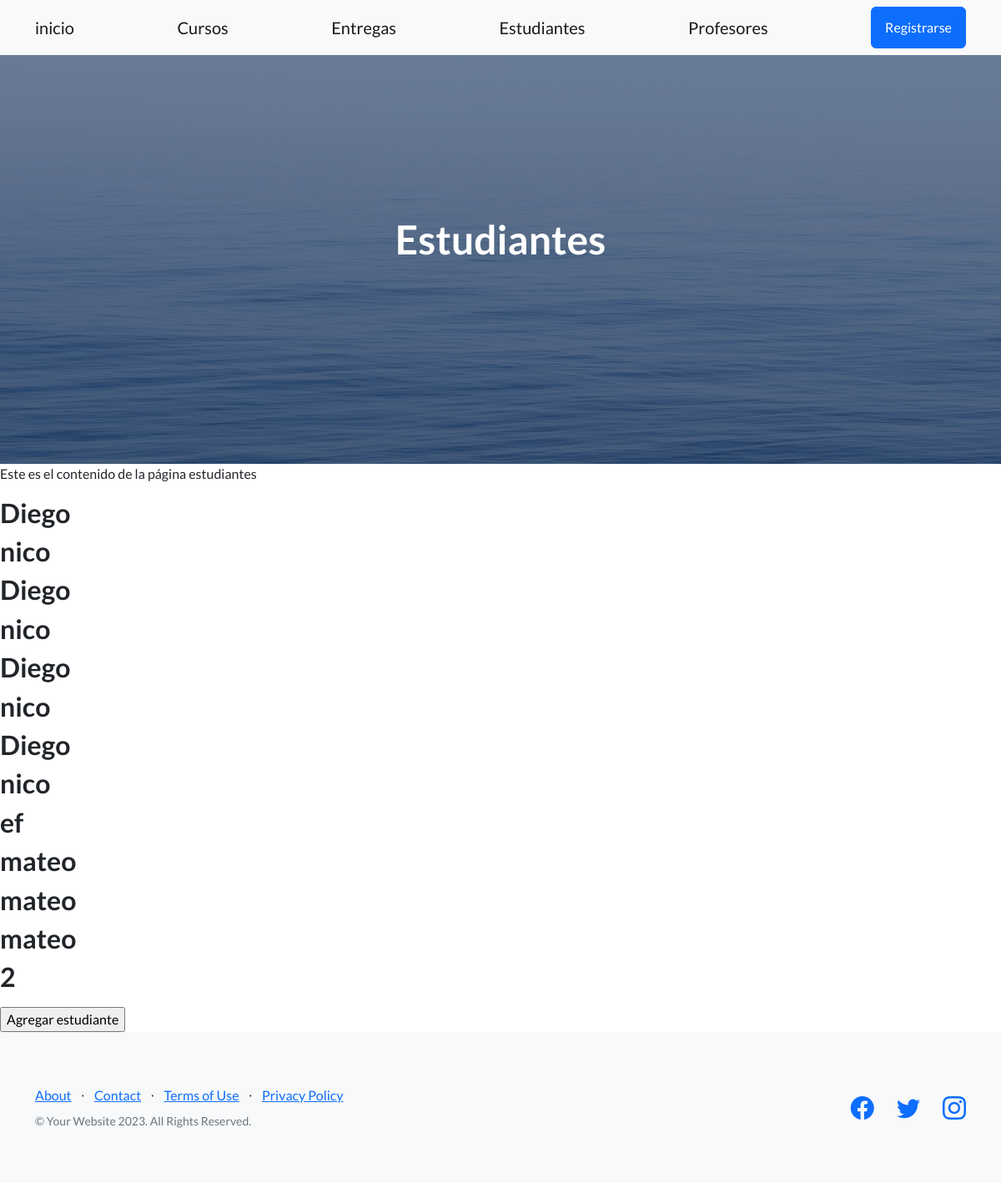
The page /AC/ver_estudiantes/ on the database its author committed.
### mi_app/models.py (models this page shows, shortened)
class Estudiantes(models.Model):
    nombre = models.CharField(max_length=50)
    apellido = models.CharField(max_length=50)
    edad = models.IntegerField()
    email = models.EmailField()

### mi_app/views.py (the view)
# urls.py: path("ver_estudiantes/", ver_estudiantes, name = "ver estudiantes"),
def ver_estudiantes(request):
    estudiantes = Estudiantes.objects.all()
    return render(request, "ver_estudiantes.html", {'estudiantes': estudiantes})

### mi_app/templates/ver_estudiantes.html
{% extends "padre.html" %}
{% block titulo %}
    Estudiantes
{% endblock %}
{% block parrafo %}
    <p>Este es el contenido de la página estudiantes</p>
    {% for estudiante in estudiantes %}
        <div>
            <h2>{{ estudiante.nombre }}</h2>
        </div>
    {% empty %}
        <p>No hay estudiantes disponibles.</p>
    {% endfor %}
    <p></p><input type="button" value="Agregar estudiante" onclick="location.href='{% url 'crear estudiante' %}'">
{% endblock %}
{% block barra %}
    <div class="container">
        <a class="navbar-brand" href="{% url 'home' %}">inicio</a>
        <a class="navbar-brand" href="{% url 'ver cursos' %}">Cursos</a>
        <a class="navbar-brand" href="{% url 'ver entregables' %}">Entregas</a>
        <a class="navbar-brand" href="{% url 'ver estudiantes' %}">Estudiantes</a>
        <a class="navbar-brand" href="{% url 'ver profesores' %}">Profesores</a>
        <a class="btn btn-primary" href="#signup">Registrarse</a>
    </div>
{% endblock%}

### mi_app/templates/padre.html (shortened to what this page needs)
<!DOCTYPE html>
<html lang="en">
    <head>
        {% load static %}
        <link href="https://cdn.jsdelivr.net/npm/bootstrap-icons@1.5.0/font/bootstrap-icons.css" rel="stylesheet" type="text/css" />
        <link href="{% static 'css/styles.css' %}" rel="stylesheet" />
    </head>
    <body>
        <nav class="navbar navbar-light bg-light static-top">
            {% block barra %}
            {% endblock %}
        </nav>
        <header class="masthead">
            <div class="container position-relative">
                <div class="row justify-content-center">
                    <div class="col-xl-6">
                        <div class="text-center text-white">
                            <h1 class="mb-5">
                                {% block titulo %}
                                {% endblock %}
                            </h1>
                        </div>
                    </div>
                </div>
            </div>
        </header>
        {%block parrafo %}
        {%endblock%}
        <footer class="footer bg-light">
            <div class="container">
                <div class="row">
                    <div class="col-lg-6 h-100 text-center text-lg-start my-auto">
                        <ul class="list-inline mb-2">
                            <li class="list-inline-item"><a href="#!">About</a></li>
                            <li class="list-inline-item">⋅</li>
                            <li class="list-inline-item"><a href="#!">Contact</a></li>
                            <li class="list-inline-item">⋅</li>
                            <li class="list-inline-item"><a href="#!">Terms of Use</a></li>
                            <li class="list-inline-item">⋅</li>
                            <li class="list-inline-item"><a href="#!">Privacy Policy</a></li>
                        </ul>
                        <p class="text-muted small mb-4 mb-lg-0">&copy; Your Website 2023. All Rights Reserved.</p>
                    </div>
                    <div class="col-lg-6 h-100 text-center text-lg-end my-auto">
                        <ul class="list-inline mb-0">
                            <li class="list-inline-item me-4">
                                <a href="#!"><i class="bi-facebook fs-3"></i></a>
                            </li>
                            <li class="list-inline-item me-4">
                                <a href="#!"><i class="bi-twitter fs-3"></i></a>
                            </li>
                            <li class="list-inline-item">
                                <a href="#!"><i class="bi-instagram fs-3"></i></a>
                            </li>
                        </ul>
                    </div>
                </div>
            </div>
        </footer>
    </body>
</html>

### rows shown on the page
Estudiantes: nombre "Diego"
Estudiantes: nombre "nico"
Estudiantes: nombre "Diego"
Estudiantes: nombre "nico"
Estudiantes: nombre "Diego"
Estudiantes: nombre "nico"
Estudiantes: nombre "Diego"
Estudiantes: nombre "nico"
Estudiantes: nombre "ef"
Estudiantes: nombre "mateo"
Estudiantes: nombre "mateo"
Estudiantes: nombre "mateo"
Estudiantes: nombre "2"
